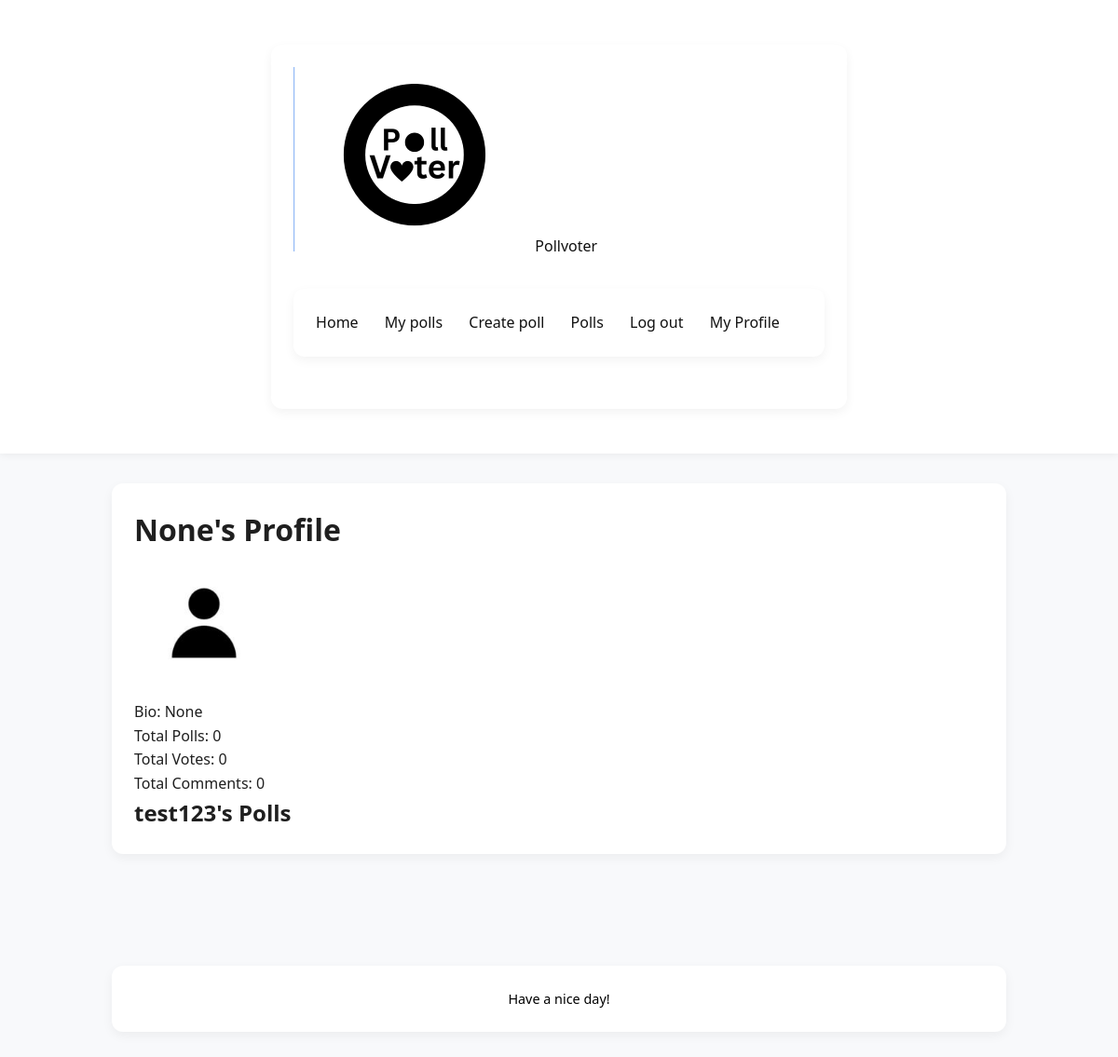
The app's page /user/test123 (signed in), older data.
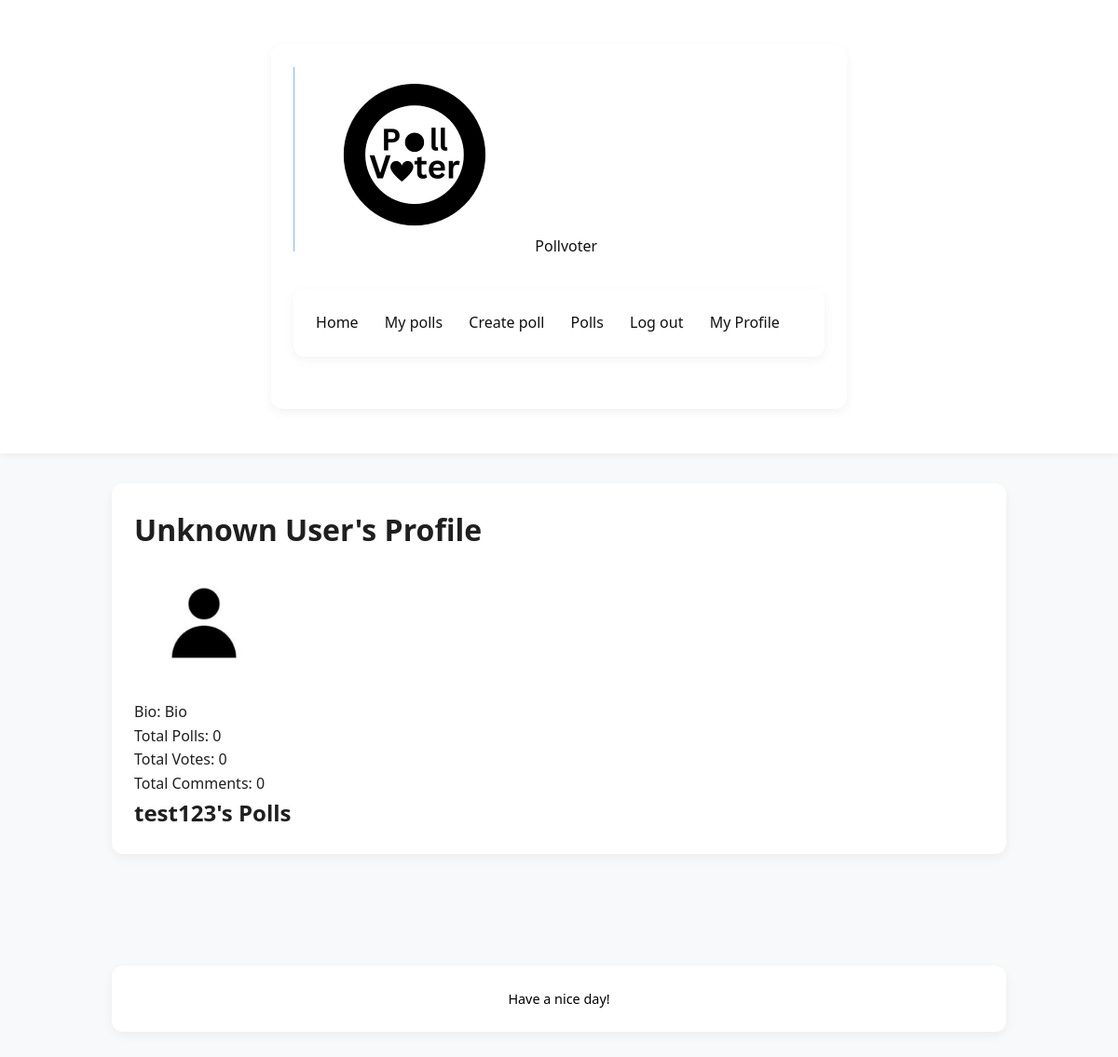
The same page, newer data.
### app/models.py (models this page shows, shortened)
class User(UserMixin, db.Model):
    __tablename__ = "user"
    id = Column(Integer, primary_key=True)
    username = Column(Text, unique=True, nullable = False)
    created_at = Column(DateTime, default=datetime.now)
    full_name = Column(Text)
    bio = Column(Text)
    pfp = Column(Text)
    password_hash = Column(Text)
    polls = relationship("Poll", back_populates="author")
    votes = relationship("Vote", back_populates="user")
    comments = relationship("Comment", back_populates="author")
    def getpfp(self):
        if self.pfp:
            return f"/static/uploads/pfp/{self.pfp}"
        else:
            return f"/static/uploads/pfp/default.jpg"
    blocked = relationship(
        "User", secondary=blocklist,
        primaryjoin=(blocklist.c.blocker_id == id),
        secondaryjoin=(blocklist.c.blocked_id == id),
        backref=db.backref("blocked_by", lazy="dynamic"),
        lazy="dynamic"
    )

### app/routes.py (the view)
@main.route('/user/<username>')
def user_profile(username):
    user = User.query.filter_by(username=username).first_or_404()
    user_polls = Poll.query.filter_by(user_id=user.id).order_by(
        Poll.created_at.desc()
    ).all()
    polls_count = len(user_polls)
    total_votes = Vote.query.join(Poll).filter(Poll.user_id == user.id).count()
    total_comments = Comment.query.filter_by(user_id=user.id).count()
    return render_template(
        'user_profile.html',
        user=user,
        user_polls=user_polls,
        polls_count=polls_count,
        total_votes=total_votes,
        total_comments=total_comments
    )

### app/__init__.py (called while the page is built)
def create_app():
    app = Flask(__name__)
    app.config['SECRET_KEY'] = 'your_secret_key'
    app.config['SQLALCHEMY_DATABASE_URI'] = 'sqlite:///pollvoter.db'
    app.config['SQLALCHEMY_TRACK_MODIFICATIONS'] = False
    app.config["UPLOAD_FOLDER"] = "static/uploads"
    app.config["PFP_FOLDER"] =  "app/static/uploads/pfp"
    db.init_app(app)
    login_manager.init_app(app)
    migrate.init_app(app, db)
    app.register_blueprint(auth)
    app.register_blueprint(main)
    app.register_blueprint(polls)
    @login_manager.user_loader
    def load_user(userid):
        return User.query.get(int(userid))
    return app

### app/templates/user_profile.html (shortened to what this page needs)
{% extends "base.html" %}
{% block content %}
<h1>{{ user.full_name }}'s Profile</h1>
<img src="{{ user.getpfp() }}" alt="{{ user.username }}'s Profile Picture" width="150" height="150">
<p>Bio: {{ user.bio }}</p>
<p>Total Polls: {{ polls_count }}</p>
<p>Total Votes: {{ total_votes }}</p>
<p>Total Comments: {{ total_comments }}</p>
<h2>{{ user.username }}'s Polls</h2>
{% endblock %}

### app/templates/base.html (shortened to what this page needs)
<!DOCTYPE html>
<html lang="en">
<head>
    <link rel="stylesheet" href="{{url_for('static', filename='styles.css')}}">
</head>
<body>
    <nav>
        <div>
            <img src="{{url_for('static', filename = 'Pollvoter.png')}}" alt="">
            <a href="{{url_for('main.home')}}">Pollvoter</a>
            <div>
                {%if current_user.is_authenticated%}
                <a href="{{url_for('main.home')}}">Home</a>
                <a href="{{url_for('polls.my_polls')}}">My polls</a>
                <a href="{{url_for('polls.create_poll')}}">Create poll</a>
                <a href="{{url_for('polls.listpolls')}}">Polls</a>
                <a href="{{url_for('auth.logout')}}">Log out</a>
                <a href="{{url_for('main.profile')}}">My Profile</a>
                {%else%}
                <a href="{{url_for('auth.login')}}">Login</a>
                <a href="{{url_for('auth.register')}}">Register</a>
                {%endif%}
            </div>
        </div>
    </nav>
    <div>
        {%block content%}{%endblock%}
    </div>
    <footer>
        <div>
            <p>Have a nice day!</p>
        </div>
    </footer>
</body>
</html>

### app/static/styles.css (style rules this page uses)
* { box-sizing: border-box; margin: 0; padding: 0; }
body { font-family: 'Segoe UI', Tahoma, Geneva, Verdana, sans-serif; background-color: #f8f9fb; color: #1f1f1f; line-height: 1.6; }
nav { background-color: #ffffff; box-shadow: 0 2px 8px rgba(0, 0, 0, 0.06); padding: 1rem 2rem; display: flex; justify-content: space-between; align-items: center; }
nav a { color: #111; text-decoration: none; margin-right: 1.5rem; font-weight: 500; transition: color 0.2s ease-in-out; }
div:not(nav):not(footer) { max-width: 960px; margin: 2rem auto; padding: 1.5rem; background-color: #ffffff; box-shadow: 0 4px 12px rgba(0, 0, 0, 0.05); border-radius: 12px; }
footer { text-align: center; padding: 1.5rem 0; color: #000000; font-size: 0.9rem; margin-top: 4rem; }

Row changes from the older to the newer data that the page shows:
changed User "test123": full_name "None" → "Unknown User"; bio "None" → "Bio"
